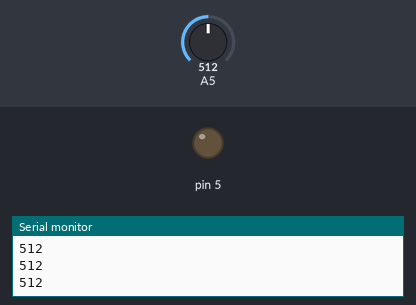
A sketch run on a simulated Arduino Uno, built with avr-gcc and run on an emulated ATmega328P. Parts: output pins drawn as LEDs (lit = HIGH), the last lines printed to the serial monitor. Inputs (shaded band) come from the test bench; at power-on: A5 = 512.

Above: at 1.2 s.
1.3 s: A5 set to 992
2.8 s: A5 set to 1014
At 4.12 s:
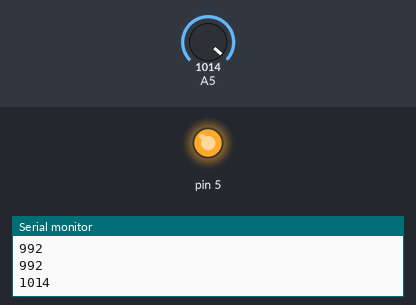
5.8 s: A5 set to 990
7.3 s: A5 set to 1010
At 7.49 s:
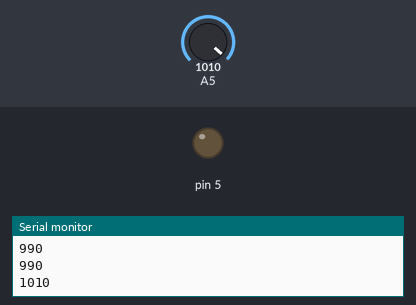
Timing chart, 0 to 50.3 s (numbered marks = the images above; inputs shaded):
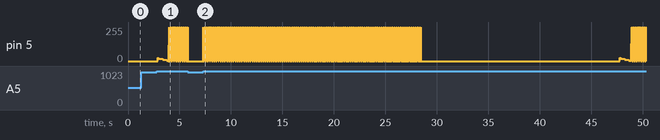

Measured:
- the behaviour switches between 1000 and 1001 on A5 (found by bisection; images 0 and 1)
- after the input at 5.8 s, pin 5: goes on until 5.8 s, then stays 0/255
- after the input at 7.3 s, pin 5: 0/255 → 255/255 at once, then moves between 0/255 and 255/255, repeating every 0.03 s

The sketch:

js.ino
```cpp
// xuong 1019
// giua 502
// len 0

long t=1000;

void servo(int x){    //thay doi xung ppm
  digitalWrite(5, 1);
  delayMicroseconds(x);
  digitalWrite(5, 0);
  delay(10);
  delayMicroseconds(1000-x);
}

void setup() {
  Serial.begin(9600);
  pinMode(5, OUTPUT);
  pinMode(A5, INPUT);
}

void loop() {
  long js = analogRead(A5);
  Serial.println(js);

  while(js>1000){
    t-=10;
    if(t>2500)
      t=2500;
    servo(t);
    js = analogRead(A5);
  }

  while(js<10){
    t+=10;
    if(t<500)
      t=500;
    servo(t);
    js = analogRead(A5);
  }

}
```
